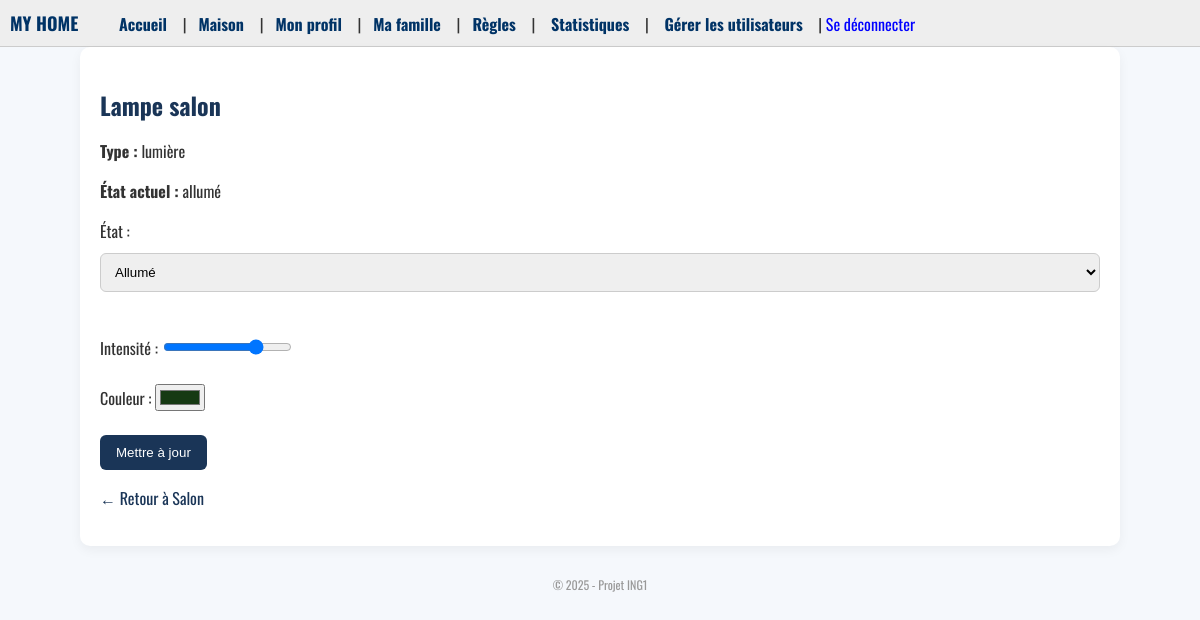
Page /objet/40/ (signed in) on the committed database.
### objets/models.py (models this page shows, shortened)
class ObjetConnecte(models.Model):
    nom = models.CharField(max_length=100)
    type_objet = models.CharField(max_length=100)
    etat = models.CharField(max_length=100, default="éteint")
    piece = models.ForeignKey(Piece, related_name="objets", on_delete=models.CASCADE)
    intensite = models.PositiveIntegerField(null=True, blank=True)  # lumière
    couleur = models.CharField(max_length=20, null=True, blank=True)
    volume = models.PositiveIntegerField(null=True, blank=True)  # enceinte
    musique = models.CharField(max_length=100, null=True, blank=True)
    temperature = models.FloatField(null=True, blank=True)  # thermostat, sèche-serviette
    mode = models.CharField(max_length=50, null=True, blank=True)  # thermostat, lit
    position = models.CharField(max_length=20, null=True, blank=True)  # volet, parasol, lit
    consommation_eau = models.FloatField(null=True, blank=True)  # capteur d'eau
    restreint_enfant = models.BooleanField(default=False)
    controle_parent_uniquement = models.BooleanField(default=False)
    date_derniere_interaction = models.DateTimeField(null=True, blank=True)

class Piece(models.Model):
    nom = models.CharField(max_length=100)

### objets/views.py (the view, shortened to what this page needs)
# urls.py: path('objet/<int:id>/', voir_objet, name='voir_objet'),
@login_required
def voir_objet(request, id):
    objet = get_object_or_404(ObjetConnecte, id=id)
    user = request.user
    if user.niveau not in ["intermédiaire", "avancé", "expert"]:
        return render(request, 'erreur.html', {'message': "Accès aux objets réservé à partir du niveau intermédiaire."})
    if user.age and user.age < 15 and objet.restreint_enfant:
        return render(request, 'erreur.html', {'message': "Accès interdit (objet restreint aux enfants)."})
    if user.type_membre != "parent" and objet.controle_parent_uniquement:
        return render(request, 'erreur.html', {'message': "Accès réservé aux parents."})
    return render(request, 'objet.html', {'objet': objet})

### templates/objet.html (shortened to what this page needs)
{% extends 'base.html' %}
{% block content %}
<h2>{{ objet.nom }}</h2>
<p><strong>Type :</strong> {{ objet.type_objet }}</p>
<p><strong>État actuel :</strong> {{ objet.etat }}</p>
<form method="post">
  {% if objet.type_objet in "téléviseur grille-pain réfrigérateur miroir douche détecteur de fumée" %}
    <label>État :</label>
    <select name="etat">
      <option value="allumé" {% if objet.etat == 'allumé' %}selected{% endif %}>Allumé</option>
      <option value="éteint" {% if objet.etat == 'éteint' %}selected{% endif %}>Éteint</option>
    </select><br><br>
  {% elif objet.type_objet == "lumière" %}
    <label>État :</label>
    <select name="etat">
      <option value="allumé" {% if objet.etat == 'allumé' %}selected{% endif %}>Allumé</option>
    </select><br><br>
    <label>Intensité :</label>
    <input type="range" name="intensite" min="0" max="100" value="{{ objet.intensite|default:50 }}"><br><br>
    <label>Couleur :</label>
    <input type="color" name="couleur" value="{{ objet.couleur|default:'#ffffff' }}"><br><br>
  {% elif objet.type_objet == "clé wifi" %}
    <label>État :</label>
    <select name="etat">
      <option value="activée" {% if objet.etat == 'activée' %}selected{% endif %}>Activée</option>
      <option value="désactivée" {% if objet.etat == 'désactivée' %}selected{% endif %}>Désactivée</option>
    </select><br><br>
  {% elif objet.type_objet == "capteur d’eau" %}
    <label>Consommation actuelle (L) :</label>
    <input type="number" name="consommation_eau" value="{{ objet.consommation_eau }}"><br><br>
  {% endif %}
  <button type="submit">Mettre à jour</button>
</form>
<p><a href="{% url 'voir_piece' objet.piece.id %}">← Retour à {{ objet.piece.nom }}</a></p>
{% endblock %}

### static/style.css (style rules this page uses)
body { font-family: 'Oswald', sans-serif; background-color: #F5F8FC; color: #333; margin: 0; padding: 0; }
h1, h2, h3 { color: #1A3557; margin-bottom: 10px; }
a { color: #1A3557; text-decoration: none; }
input[type="text"], input[type="email"], input[type="password"], input[type="number"], input[type="date"], select, textarea { width: 100%; padding: 10px; margin: 10px 0 20px; border: 1px solid #ccc; border-radius: 6px; box-sizing: border-box; }
button, .btn { background-color: #1A3557; color: white; padding: 10px 16px; border: none; border-radius: 6px; cursor: pointer; transition: background-color 0.2s ease-in-out; }

### rows in the picture
ObjetConnecte: nom "Lampe salon", type_objet "lumière", etat "allumé", etat "Allumé", intensite "75", couleur "#163913", piece.nom "Salon"
